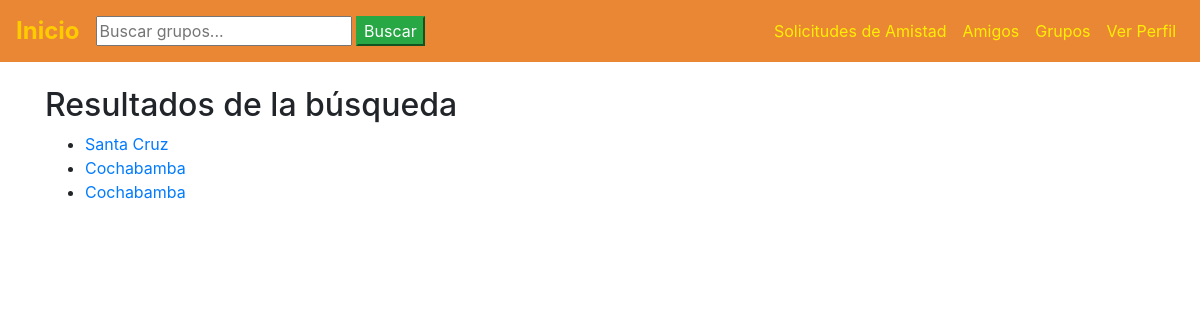
/inicio/grupos/buscar_grupo/, run on the app's committed database.
### inicio/models.py (models this page shows, shortened)
class Grupo(models.Model):
    nombre = models.CharField(max_length=255)
    descripcion = models.TextField()
    creador = models.ForeignKey(Usuario, on_delete=models.CASCADE)
    miembros = models.ManyToManyField(Usuario, related_name='grupos')
    fecha_creacion = models.DateTimeField(auto_now_add=True)

### inicio/views.py (the view)
# urls.py: path('grupos/buscar_grupo/', views.buscar_grupo, name='buscar_grupo'),
def buscar_grupo (request):
     busqueda= request.GET.get("buscar")
     grupitos = Grupo.objects.all()
     if busqueda:
         grupitos = Grupo.objects.filter(
             Q(nombre__icontains=busqueda)|
             Q(descripcion__icontains=busqueda)
         ).distinct()
     return render(request, 'grupos/lista_grupos.html', {'grupitos':grupitos,'busqueda':busqueda})

### inicio/templates/grupos/lista_grupos.html
{% extends 'base.html' %}
{% load static %}
{% block content %}
<div class="container mt-4">
{% if grupitos %}
 <h2>Resultados de la búsqueda</h2>
 <ul>
    {% for grupo in grupitos %}
        <li>
            <a href="#">{{ grupo.nombre }}</a>
        </li>
    {% endfor %}
 </ul>
{% else %}
   <p>No se encontraron resultados para "{{ busqueda }}".</p>
{% endif %}
</div>
{% endblock %}

### data on the page
Grupo: nombre "Santa Cruz"
Grupo: nombre "Cochabamba"
Grupo: nombre "Cochabamba"
